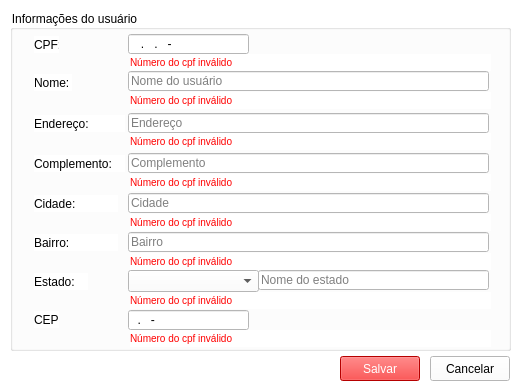
<?xml version="1.0" encoding="UTF-8"?>
<ui version="4.0">
 <class>Form</class>
 <widget class="QWidget" name="Form">
  <property name="geometry">
   <rect>
    <x>0</x>
    <y>0</y>
    <width>522</width>
    <height>387</height>
   </rect>
  </property>
  <property name="windowTitle">
   <string>Registro de usuário</string>
  </property>
  <property name="styleSheet">
   <string notr="true">background-color: white; font-family: arial, sans-serif;</string>
  </property>
  <widget class="QPushButton" name="btnCancelar">
   <property name="geometry">
    <rect>
     <x>430</x>
     <y>356</y>
     <width>80</width>
     <height>25</height>
    </rect>
   </property>
   <property name="text">
    <string>Cancelar</string>
   </property>
  </widget>
  <widget class="QPushButton" name="btnSalvar">
   <property name="geometry">
    <rect>
     <x>340</x>
     <y>356</y>
     <width>80</width>
     <height>25</height>
    </rect>
   </property>
   <property name="styleSheet">
    <string notr="true">background: red; color: white;</string>
   </property>
   <property name="text">
    <string>Salvar</string>
   </property>
  </widget>
  <widget class="QGroupBox" name="groupBox">
   <property name="geometry">
    <rect>
     <x>10</x>
     <y>10</y>
     <width>501</width>
     <height>341</height>
    </rect>
   </property>
   <property name="title">
    <string>Informações do usuário</string>
   </property>
   <widget class="QLabel" name="label">
    <property name="geometry">
     <rect>
      <x>24</x>
      <y>64</y>
      <width>38</width>
      <height>17</height>
     </rect>
    </property>
    <property name="text">
     <string>Nome:</string>
    </property>
   </widget>
   <widget class="QComboBox" name="cmbEstado">
    <property name="geometry">
     <rect>
      <x>118</x>
      <y>260</y>
      <width>131</width>
      <height>22</height>
     </rect>
    </property>
    <property name="styleSheet">
     <string notr="true">color: black;background-color: white;</string>
    </property>
   </widget>
   <widget class="QLabel" name="label_6">
    <property name="geometry">
     <rect>
      <x>24</x>
      <y>185</y>
      <width>84</width>
      <height>17</height>
     </rect>
    </property>
    <property name="text">
     <string>Cidade:</string>
    </property>
   </widget>
   <widget class="QLineEdit" name="txtEndereco">
    <property name="geometry">
     <rect>
      <x>118</x>
      <y>103</y>
      <width>361</width>
      <height>20</height>
     </rect>
    </property>
    <property name="placeholderText">
     <string>Endereço</string>
    </property>
   </widget>
   <widget class="QLabel" name="label_3">
    <property name="geometry">
     <rect>
      <x>24</x>
      <y>26</y>
      <width>25</width>
      <height>17</height>
     </rect>
    </property>
    <property name="text">
     <string>CPF:</string>
    </property>
   </widget>
   <widget class="QLineEdit" name="txtNome">
    <property name="geometry">
     <rect>
      <x>118</x>
      <y>61</y>
      <width>361</width>
      <height>20</height>
     </rect>
    </property>
    <property name="toolTip">
     <string>&lt;html&gt;&lt;head/&gt;&lt;body&gt;&lt;p&gt;Nome do usuário&lt;/p&gt;&lt;/body&gt;&lt;/html&gt;</string>
    </property>
    <property name="placeholderText">
     <string>Nome do usuário</string>
    </property>
   </widget>
   <widget class="QLineEdit" name="txtCidade">
    <property name="geometry">
     <rect>
      <x>118</x>
      <y>183</y>
      <width>361</width>
      <height>20</height>
     </rect>
    </property>
    <property name="placeholderText">
     <string>Cidade</string>
    </property>
   </widget>
   <widget class="QLabel" name="label_8">
    <property name="geometry">
     <rect>
      <x>24</x>
      <y>301</y>
      <width>25</width>
      <height>17</height>
     </rect>
    </property>
    <property name="text">
     <string>CEP:</string>
    </property>
   </widget>
   <widget class="QLineEdit" name="txtCep">
    <property name="geometry">
     <rect>
      <x>118</x>
      <y>300</y>
      <width>121</width>
      <height>20</height>
     </rect>
    </property>
    <property name="toolTip">
     <string>&lt;html&gt;&lt;head/&gt;&lt;body&gt;&lt;p&gt;Número do CPF&lt;/p&gt;&lt;/body&gt;&lt;/html&gt;</string>
    </property>
    <property name="inputMask">
     <string extracomment="Código de endereçametno postal">00.000-000</string>
    </property>
    <property name="alignment">
     <set>Qt::AlignLeading|Qt::AlignLeft|Qt::AlignVCenter</set>
    </property>
    <property name="placeholderText">
     <string>CEP</string>
    </property>
   </widget>
   <widget class="QLabel" name="label_5">
    <property name="geometry">
     <rect>
      <x>24</x>
      <y>145</y>
      <width>91</width>
      <height>17</height>
     </rect>
    </property>
    <property name="text">
     <string>Complemento:</string>
    </property>
   </widget>
   <widget class="QLabel" name="label_7">
    <property name="geometry">
     <rect>
      <x>24</x>
      <y>224</y>
      <width>84</width>
      <height>17</height>
     </rect>
    </property>
    <property name="text">
     <string>Bairro:</string>
    </property>
   </widget>
   <widget class="QLineEdit" name="txtComplemento">
    <property name="geometry">
     <rect>
      <x>118</x>
      <y>143</y>
      <width>361</width>
      <height>20</height>
     </rect>
    </property>
    <property name="placeholderText">
     <string>Complemento</string>
    </property>
   </widget>
   <widget class="QLineEdit" name="txtCpf">
    <property name="geometry">
     <rect>
      <x>118</x>
      <y>24</y>
      <width>121</width>
      <height>20</height>
     </rect>
    </property>
    <property name="toolTip">
     <string>&lt;html&gt;&lt;head/&gt;&lt;body&gt;&lt;p&gt;Número do CPF&lt;/p&gt;&lt;/body&gt;&lt;/html&gt;</string>
    </property>
    <property name="inputMask">
     <string extracomment="Número do CPF">000.000.000-00</string>
    </property>
    <property name="alignment">
     <set>Qt::AlignLeading|Qt::AlignLeft|Qt::AlignVCenter</set>
    </property>
    <property name="placeholderText">
     <string>Número do CPF</string>
    </property>
   </widget>
   <widget class="QLineEdit" name="txtEstadoNome">
    <property name="enabled">
     <bool>true</bool>
    </property>
    <property name="geometry">
     <rect>
      <x>248</x>
      <y>260</y>
      <width>231</width>
      <height>20</height>
     </rect>
    </property>
    <property name="readOnly">
     <bool>true</bool>
    </property>
    <property name="placeholderText">
     <string>Nome do estado</string>
    </property>
   </widget>
   <widget class="QLineEdit" name="txtBairro">
    <property name="geometry">
     <rect>
      <x>118</x>
      <y>222</y>
      <width>361</width>
      <height>20</height>
     </rect>
    </property>
    <property name="placeholderText">
     <string>Bairro</string>
    </property>
   </widget>
   <widget class="QLabel" name="label_4">
    <property name="geometry">
     <rect>
      <x>24</x>
      <y>263</y>
      <width>54</width>
      <height>17</height>
     </rect>
    </property>
    <property name="text">
     <string>Estado:</string>
    </property>
   </widget>
   <widget class="QLabel" name="label_2">
    <property name="geometry">
     <rect>
      <x>24</x>
      <y>105</y>
      <width>91</width>
      <height>17</height>
     </rect>
    </property>
    <property name="text">
     <string>Endereço:</string>
    </property>
   </widget>
   <widget class="QLabel" name="lblCpfMsg">
    <property name="geometry">
     <rect>
      <x>120</x>
      <y>44</y>
      <width>361</width>
      <height>17</height>
     </rect>
    </property>
    <property name="styleSheet">
     <string notr="true">background-color: white; font-family: arial, sans-serif;font-size: 10px;color:red;</string>
    </property>
    <property name="text">
     <string>Número do cpf inválido</string>
    </property>
   </widget>
   <widget class="QLabel" name="lblNomeMsg">
    <property name="geometry">
     <rect>
      <x>120</x>
      <y>82</y>
      <width>361</width>
      <height>17</height>
     </rect>
    </property>
    <property name="styleSheet">
     <string notr="true">background-color: white; font-family: arial, sans-serif;font-size: 10px;color:red;</string>
    </property>
    <property name="text">
     <string>Número do cpf inválido</string>
    </property>
   </widget>
   <widget class="QLabel" name="lblEnderecoMsg">
    <property name="geometry">
     <rect>
      <x>120</x>
      <y>123</y>
      <width>361</width>
      <height>17</height>
     </rect>
    </property>
    <property name="styleSheet">
     <string notr="true">background-color: white; font-family: arial, sans-serif;font-size: 10px;color:red;</string>
    </property>
    <property name="text">
     <string>Número do cpf inválido</string>
    </property>
   </widget>
   <widget class="QLabel" name="lblComplementoMsg">
    <property name="geometry">
     <rect>
      <x>120</x>
      <y>164</y>
      <width>361</width>
      <height>17</height>
     </rect>
    </property>
    <property name="styleSheet">
     <string notr="true">background-color: white; font-family: arial, sans-serif;font-size: 10px;color:red;</string>
    </property>
    <property name="text">
     <string>Número do cpf inválido</string>
    </property>
   </widget>
   <widget class="QLabel" name="lblCidadeMsg">
    <property name="geometry">
     <rect>
      <x>120</x>
      <y>204</y>
      <width>361</width>
      <height>17</height>
     </rect>
    </property>
    <property name="styleSheet">
     <string notr="true">background-color: white; font-family: arial, sans-serif;font-size: 10px;color:red;</string>
    </property>
    <property name="text">
     <string>Número do cpf inválido</string>
    </property>
   </widget>
   <widget class="QLabel" name="lblBairroMsg">
    <property name="geometry">
     <rect>
      <x>120</x>
      <y>243</y>
      <width>361</width>
      <height>17</height>
     </rect>
    </property>
    <property name="styleSheet">
     <string notr="true">background-color: white; font-family: arial, sans-serif;font-size: 10px;color:red;</string>
    </property>
    <property name="text">
     <string>Número do cpf inválido</string>
    </property>
   </widget>
   <widget class="QLabel" name="lblEstadoMsg">
    <property name="geometry">
     <rect>
      <x>120</x>
      <y>282</y>
      <width>361</width>
      <height>17</height>
     </rect>
    </property>
    <property name="styleSheet">
     <string notr="true">background-color: white; font-family: arial, sans-serif;font-size: 10px;color:red;</string>
    </property>
    <property name="text">
     <string>Número do cpf inválido</string>
    </property>
   </widget>
   <widget class="QLabel" name="lblCepMsg">
    <property name="geometry">
     <rect>
      <x>120</x>
      <y>320</y>
      <width>361</width>
      <height>17</height>
     </rect>
    </property>
    <property name="styleSheet">
     <string notr="true">background-color: white; font-family: arial, sans-serif;font-size: 10px;color:red;</string>
    </property>
    <property name="text">
     <string>Número do cpf inválido</string>
    </property>
   </widget>
  </widget>
 </widget>
 <tabstops>
  <tabstop>txtCpf</tabstop>
  <tabstop>txtNome</tabstop>
  <tabstop>txtEndereco</tabstop>
  <tabstop>txtComplemento</tabstop>
  <tabstop>txtCidade</tabstop>
  <tabstop>txtBairro</tabstop>
  <tabstop>cmbEstado</tabstop>
  <tabstop>txtEstadoNome</tabstop>
  <tabstop>txtCep</tabstop>
  <tabstop>btnSalvar</tabstop>
  <tabstop>btnCancelar</tabstop>
 </tabstops>
 <resources/>
 <connections/>
</ui>
